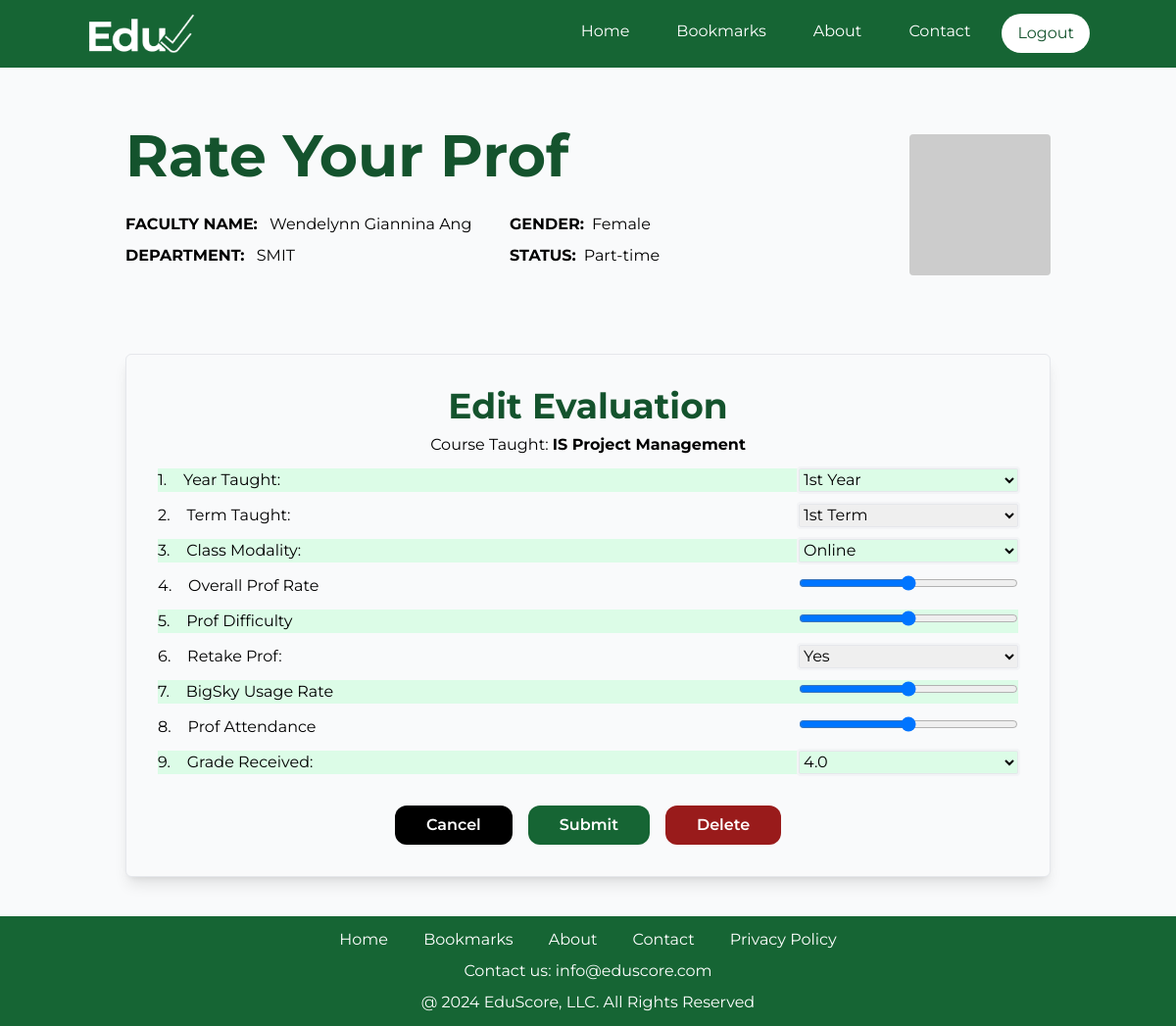
The page /edit_eval/135 (signed in) on the database its author committed.
### EvalSys/models.py (models this page shows, shortened)
class EvaluationTB(models.Model):
    UserID = models.ForeignKey(User, on_delete=models.CASCADE)
    TeacherID = models.ForeignKey(TeacherTB, on_delete=models.CASCADE)
    CourseID = models.ForeignKey(CourseTB, on_delete=models.CASCADE)
    Year = models.CharField(max_length=50, null=False, blank=False)
    Term = models.IntegerField(null=False, blank=False)
    ClassModality = models.CharField(max_length=50, null=False, blank=False)
    OverallProfRate = models.FloatField(null=False, blank=False)
    ProfDifficulty = models.FloatField(null=False, blank=False)
    RetakeProf = models.BooleanField(null=False, blank=False)
    BigSkyUsageRate = models.FloatField(null=False, blank=False)
    ProfAttendance = models.FloatField(null=False, blank=False)
    GradeReceived = models.FloatField(null=True, blank=True)
    DateAdded = models.DateTimeField(default=timezone.now)
    class Meta:
        unique_together = ('UserID', 'TeacherID', 'CourseID')

class TeacherTB(models.Model):
    FirstName = models.CharField(max_length=100, null=False, blank=False)
    LastName = models.CharField(max_length=100, null=False, blank=False)
    Gender = models.CharField(max_length=50, null=True, blank=True)
    Department = models.CharField(max_length=100, null=True, blank=True, default="Unknown")
    EmpStatus = models.CharField(max_length=50, null=True, blank=True, default="Unknown")

class CourseTB(models.Model):
    CourseCode = models.CharField(unique=True, max_length=50, null=False, blank=False)
    CourseName = models.CharField(max_length=100, null=False, blank=False)
    Description = models.TextField(null=True, blank=True)

### EvalSys/views.py (the view)
# urls.py: path('edit_eval/<evalID>', views.EditTeacherEval, name='EditEval'),
@login_required(login_url='UserLogin')
def EditTeacherEval(request, evalID):
    EvalRec = EvaluationTB.objects.get(pk=evalID)
    user = request.user
    if user.id == EvalRec.UserID.id:
        if request.method == 'POST':
            form = TeacherEvalForm(request.POST or None, instance=EvalRec)
            if form.is_valid():
                form.save()
                return redirect('EvalTag', EvalRec.id)
            else:
                return render(request, 'edit_eval.html', {'EvalRec': EvalRec, 'forms': form})
        else:
            return render(request, 'edit_eval.html', {'EvalRec': EvalRec})
    else:
        return redirect('SearchProf')

### templates/edit_eval.html (shortened to what this page needs)
{% extends 'temp_2.html' %}
{% block content %}
    <div class="mt-5 flex justify-center">
        <div class="p-10 w-full max-w-5xl">
            <div class="grid grid-cols-6 gap-4 w-full">
                <div class="col-span-5 flex flex-col">
                    <div class="">
                        <div>
                            <h1 class="text-6xl font-bold text-green-900 mb-2">Rate Your Prof</h1>
                        </div>
                    </div>
                    <div class="grid grid-cols-6 mt-5">
                        <div class="mb-2 col-span-3">
                            <b>FACULTY NAME:</b> <span
                                class="ml-2">{{ EvalRec.TeacherID.FirstName }} {{ EvalRec.TeacherID.LastName }}</span>
                        </div>
                        <div class="col-span-2 flex">
                            <b>GENDER:</b> <span class="ml-2">{{ EvalRec.TeacherID.Gender }}</span>
                        </div>
                    </div>
                    <div class="grid grid-cols-6">
                        <div class="mb-2 col-span-3">
                            <b>DEPARTMENT:</b> <span class="ml-2">{{ EvalRec.TeacherID.Department }}</span>
                        </div>
                        <div class="col-span-2 flex">
                            <b>STATUS:</b> <span class="ml-2">{{ EvalRec.TeacherID.EmpStatus }}</span>
                        </div>
                    </div>
                </div>
                <div class="flex justify-end items-start">
                    <img src="https://via.placeholder.com/150" class="w-36 h-36 rounded mt-2" alt="Placeholder Image">
                </div>
            </div>
            <div class="mt-[80px]">
                <div class="p-8 bg-gray-50 rounded-md border shadow-lg">
                    <div class="flex justify-center">
                        <h1 class="text-4xl font-bold text-green-900 mb-2">Edit Evaluation</h1>
                    </div>
                    <div class="flex justify-center">
                        <p> Course Taught: <strong>{{ EvalRec.CourseID.CourseName }}</strong> </p>
                    </div>
                    <div>
                        <form action="{% url 'EditEval' EvalRec.id %}" method="POST" class="space-y-3">
                            <div class="flex justify-between bg-green-100">
                                <label for="Year">1. &nbsp&nbsp Year Taught: </label>
                                <select class="buttonDropdown border bg-green-100 w-56" id="Year" name="Year">
                                    <option value="1st Year" class="bg-white" {% if EvalRec.Year == "1st Year" %}
                                            selected {% endif %}>
                                        1st Year
                                    </option>
                                </select>
                            </div>
                            <div class="flex justify-between">
                                <label for="Term">2. &nbsp&nbsp Term Taught: </label>
                                <select class="buttonDropdown border w-56" id="Term" name="Term">
                                    <option value="1" {% if EvalRec.Term == 1 %} selected {% endif %}>1st
                                        Term
                                    </option>
                                </select>
                            </div>
                            <div class="flex justify-between bg-green-100">
                                <label for="ClassModality">3. &nbsp&nbsp Class Modality: </label>
                                <select class="buttonDropdown border bg-green-100 w-56" id="ClassModality"
                                        name="ClassModality">
                                    <option value="Online" class="bg-white" {% if EvalRec.ClassModality == "Online" %}
                                            selected {% endif %}>Online
                                    </option>
                                </select>
                            </div>
                            <div class="flex justify-between">
                                <label for="OverallProfRate">4. &nbsp&nbsp Overall Prof Rate</label>
                                <div class="relative">
                                    <input type="range" min="0" step="0.5" max="4" value="{{ EvalRec.OverallProfRate }}"
                                           class="slider w-56" id="OverallProfRate" name="OverallProfRate" data-value-id="sliderValueOverallProfRate" required>
                                </div>
                            </div>
                            <div class="flex justify-between bg-green-100">
                                <label for="ProfDifficulty">5. &nbsp&nbsp Prof Difficulty</label>
                                <div class="relative">
                                    <input type="range" min="0" step="0.5" max="4" value="{{ EvalRec.ProfDifficulty }}"
                                       class="slider w-56" id="ProfDifficulty" name="ProfDifficulty" data-value-id="sliderValueProfDifficulty" required>
                                </div>
                            </div>
                            <div class="flex justify-between">
                                <label for="RetakeProf">6. &nbsp&nbsp Retake Prof: </label>
                                <select class="buttonDropdown border w-56" id="RetakeProf" name="RetakeProf">
                                    <option value="True" {% if EvalRec.RetakeProf == True %} selected {% endif %}>Yes
                                    </option>
                                </select>
                            </div>
                            <div class="flex justify-between bg-green-100">
                                <label for="BigSkyUsageRate">7. &nbsp&nbsp BigSky Usage Rate</label>
                                <div class="relative">
                                    <input type="range" min="0" step="0.5" max="4" value="{{ EvalRec.BigSkyUsageRate }}"
                                       class="slider w-56" id="BigSkyUsageRate" name="BigSkyUsageRate" data-value-id="sliderValueBigSkyUsageRate" required>
                                </div>
                            </div>
                            <div class="flex justify-between">
                                <label for="ProfAttendance">8. &nbsp&nbsp Prof Attendance</label>
                                <div class="relative">
                                    <input type="range" min="0" step="0.5" max="4" value="{{ EvalRec.ProfAttendance }}"
                                       class="slider w-56" id="ProfAttendance" name="ProfAttendance" data-value-id="sliderValueProfAttendance" required>
                                </div>
                            </div>
                            <div class="flex justify-between bg-green-100">
                                <label for="GradeReceived">9. &nbsp&nbsp Grade Received: </label>
                                <select class="buttonDropdown border bg-green-100 w-56" id="GradeReceived"
                                        name="GradeReceived">
                                    <option value="4.0" class="bg-white" {% if EvalRec.GradeReceived == 4.0 %}
                                            selected {% endif %}>4.0
                                    </option>
                                </select>
                            </div>
                            <div class="flex justify-center">
                                <a href="#" class="buttonBlack text-center px-8 py-2 mt-5 mx-2" id="cancelButton">Cancel</a>
                                <button class="buttonGreen text-white px-8 py-2 rounded-xl mt-5 mx-2" id="submitButton">Submit</button>
                                <a href="#" class="buttonRed text-white px-8 py-2 rounded-xl mt-5 mx-2" id="deleteButton">Delete</a>
                            </div>
                        </form>
                    </div>
                </div>
            </div>
        </div>
    </div>
{% endblock %}

### rows shown on the page
EvaluationTB: TeacherID.FirstName "Wendelynn Giannina", TeacherID.LastName "Ang", TeacherID.Gender "Female", TeacherID.Department "SMIT", TeacherID.EmpStatus "Part-time", CourseID.CourseName "IS Project Management", Year "1st Year", Term "1st Term", ClassModality "Online", OverallProfRate "2", ProfDifficulty "2", RetakeProf "Yes", BigSkyUsageRate "2", ProfAttendance "2", GradeReceived "4.0"
